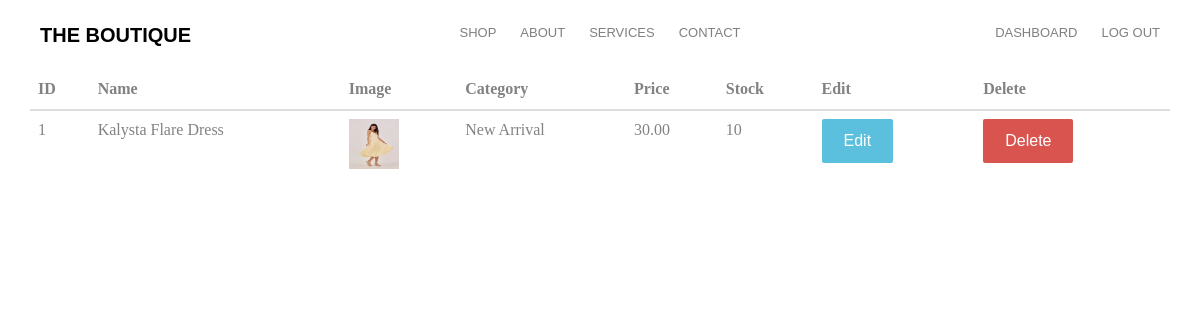
The page /admin/display_product (signed in) on the database its author committed.
### ecommercesite/database.py (models this page shows, shortened)
class Addproducts(db.Model):
    __searchable__ = ['name','description']
    id = db.Column(db.Integer, primary_key=True)
    name = db.Column(db.String(80), nullable=False)
    description = db.Column(db.Text, nullable=False)
    length = db.Column(db.Integer, nullable=False)
    width = db.Column(db.Integer, nullable=False)
    depth = db.Column(db.Integer, nullable=False)
    category_id = db.Column(db.Integer, db.ForeignKey('category.id'),nullable=False)
    category = db.relationship('Category',backref=db.backref('categories', lazy=True))
    price = db.Column(db.Numeric(10,2), nullable=False)
    stock = db.Column(db.Integer, nullable=False)
    pub_date = db.Column(db.DateTime, nullable=False,default=datetime.utcnow)
    image_1 = db.Column(db.String(150), nullable=False, default='product-single-1.jpg')
    image_2 = db.Column(db.String(150), nullable=False, default='product-single-2.jpg')
    image_3 = db.Column(db.String(150), nullable=False, default='product-single-3.jpg')
    image_4 = db.Column(db.String(150), nullable=False, default='product-single-4.jpg')
    image_5 = db.Column(db.String(150), nullable=False, default='product-single-5.jpg')

class Category(db.Model):
    id = db.Column(db.Integer, primary_key=True)
    name = db.Column(db.String(30), unique=True, nullable=False)

### ecommercesite/routes.py (the view)
@app.route('/admin/display_product')
@login_required
@admin_required
def display_product():
    products = Addproducts.query.all()
    return render_template('admin/display_product.html', title='Product List', products=products)

### ecommercesite/database.py (called while the page is built)
@login_manager.user_loader
def load_user(user_id):
    return User.query.get(int(user_id))

### ecommercesite/routes.py (called while the page is built)
def admin_required(f):
    @wraps(f)
    def wrap(*args, **kwargs):
        if current_user.role == "admin":
            return f(*args, **kwargs)
        else:
            abort(401)
    return wrap

### ecommercesite/templates/admin/display_product.html (shortened to what this page needs)
{% extends 'layout.html' %}
{% block content %}
<div class="container">
    <table class="table tbale-sm">
        <thead>
            <th>ID</th>
            <th>Name</th>
            <th>Image</th>
            <th>Category</th>
            <th>Price</th>
            <th>Stock</th>
            <th>Edit</th>
            <th>Delete</th>
        </thead>
        <tbody>
          {% for product in products %}
          <tr>
            <td>{{loop.index}}</td>
            <td>{{ product.name }}</td>
            <td> <img src="{{url_for('static',filename='product_pics/' + product.image_1)}}" alt="{{product.name}}" width="50" height="50"></td>
            <td>{{ product.category.name}}</td>
            <td>{{ product.price }}</td>
            <td>{{ product.stock }}</td>
            <td> <a href="{{url_for('update_product', id=product.id)}}" class="btn btn-sm btn-info">Edit </a> </td>
            <td><button type="button" class="btn btn-danger btn-sm" data-toggle="modal" data-target="#exampleModal-{{product.id}}">
              Delete
            </button></td>
          </tr>
        {% endfor %}
    </tbody>
</table>
</div>
{% endblock content %}

### ecommercesite/static/style.css (style rules this page uses)
body { font-family: "Playfair Display", serif; font-weight: 400; font-size: 16px; line-height: 1.7; color: #828282; background: #fff; }
a { color: #d1c286; -webkit-transition: 0.5s; -o-transition: 0.5s; transition: 0.5s; }
.btn { margin-right: 4px; margin-bottom: 4px; font-family: "Montserrat", Arial, sans-serif; font-size: 16px; font-weight: 400; -webkit-border-radius: 2px; -moz-border-radius: 2px; -ms-border-radius: 2px; border-radius: 2px; -webkit-transition: 0.5s; -o-transition: 0.5s; transition: 0.5s; padding: 8px 20px; }
.btn-info { background: #5bc0de; color: #fff; border: 2px solid #5bc0de; }
.btn-danger { background: #d9534f; color: #fff; border: 2px solid #d9534f; }

### rows shown on the page
Addproducts: name "Kalysta Flare Dress", image_1 (picture), category.name "New Arrival", price "30.00", stock "10"
